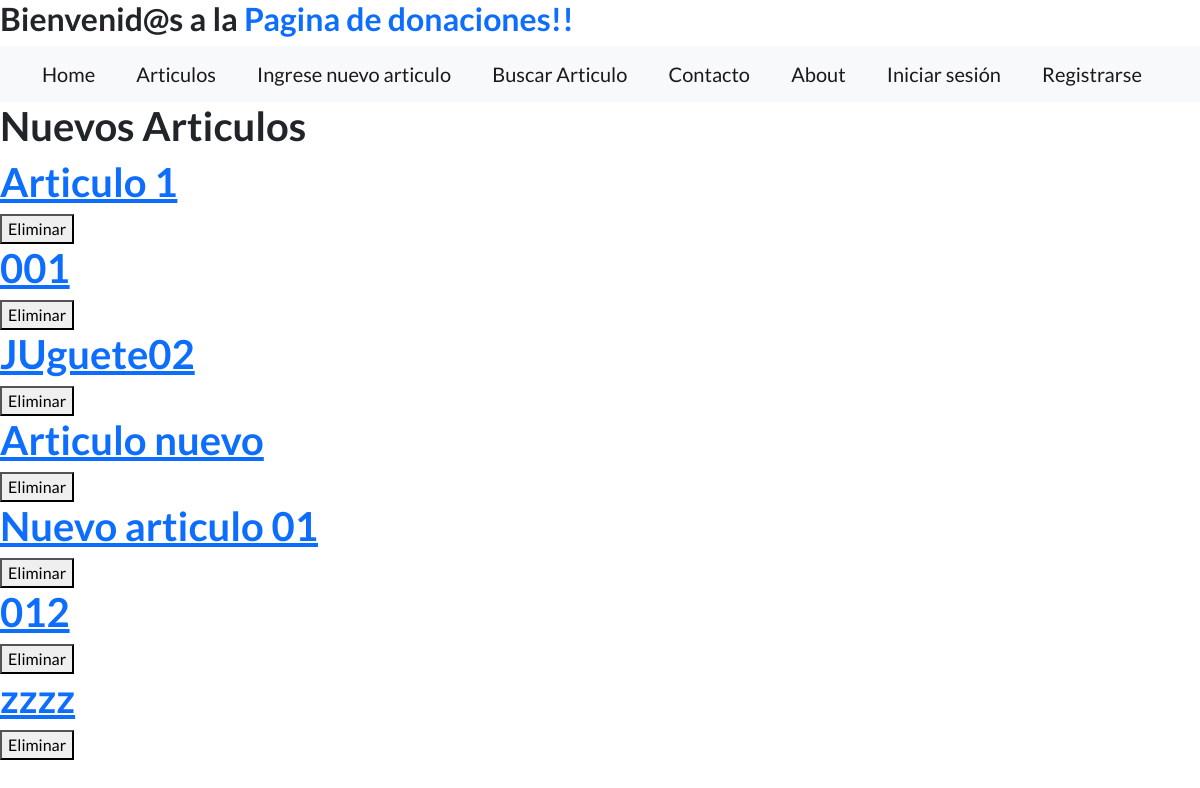
/Proyectos/, run on an earlier commit of the app's database.
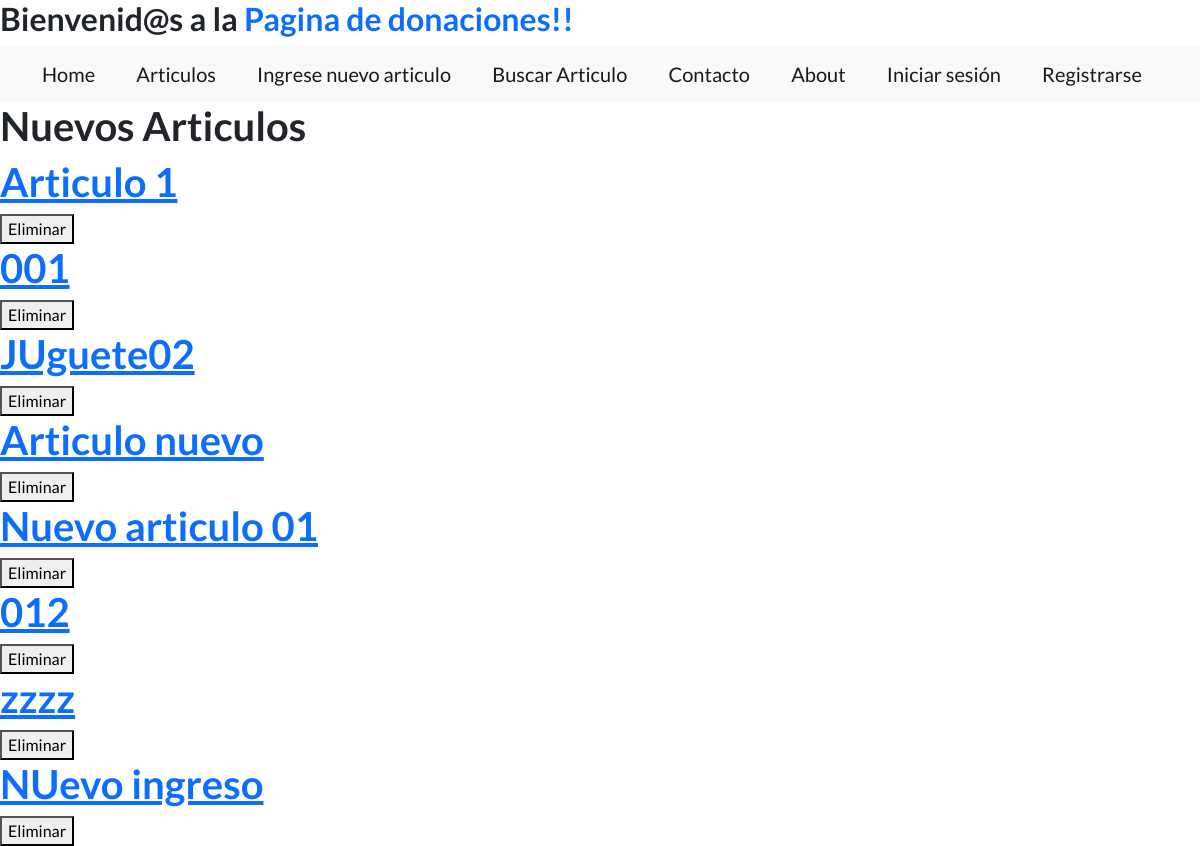
And on a later commit of the database.
### MyAPP/models.py (models this page shows, shortened)
class Articulo(models.Model):
    titulo = models.CharField(max_length=200)
    juguete = models.CharField(max_length=200)
    subtitulo = models.CharField(max_length=200)
    cuerpo = models.TextField()
    autor = models.ForeignKey(User, on_delete=models.CASCADE)
    fecha = models.DateTimeField(auto_now_add=True)
    imagen = models.ImageField(upload_to='articulos/', blank=True, null=True)
    proyecto = models.ForeignKey(Proyecto, on_delete=models.CASCADE)

### MyAPP/views.py (the view)
# urls.py: path('Proyectos/', views.Proyectos, name='Proyectos'),
def Proyectos(request):
   articulos = Articulo.objects.all()
   return render(request, 'Proyectos.html', {'articulos': articulos})

### MyAPP/templates/Proyectos.html (shortened to what this page needs)
{% extends 'base.html' %}
{% load static %}
{% block content %}
    <h1>Nuevos Articulos</h1>
    {% for liga in articulos %}
        <div>
            <a href="{% url 'detalle_liga' liga.id %}">
                <h1>{{ liga.titulo }}</h1>
            </a>
            <form method="post" action="{% url 'eliminar_liga' liga.id %}">
                <button type="submit" onclick="return confirm('¿Estás seguro de que deseas eliminar esta liga?')">Eliminar</button>
            </form>
        </div>
    {% endfor %}
{% endblock %}

What changed in the data, as far as the page shows it:
added Articulo: titulo "NUevo ingreso"
